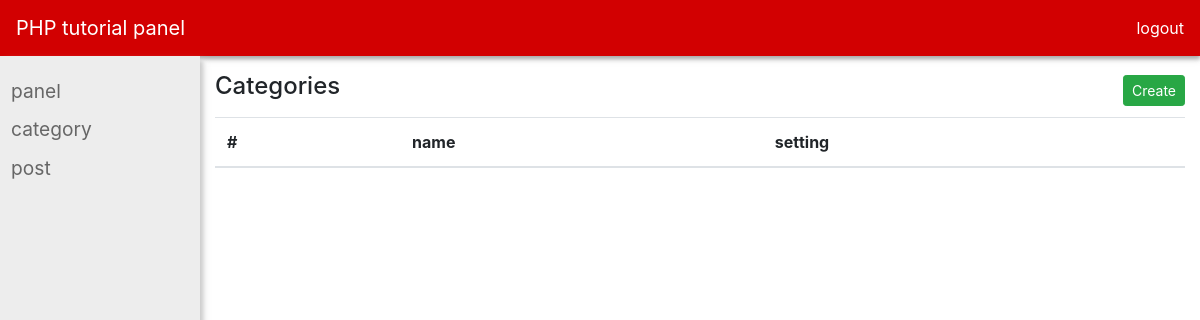
The page /panel/category/index.php on the database as committed earlier.
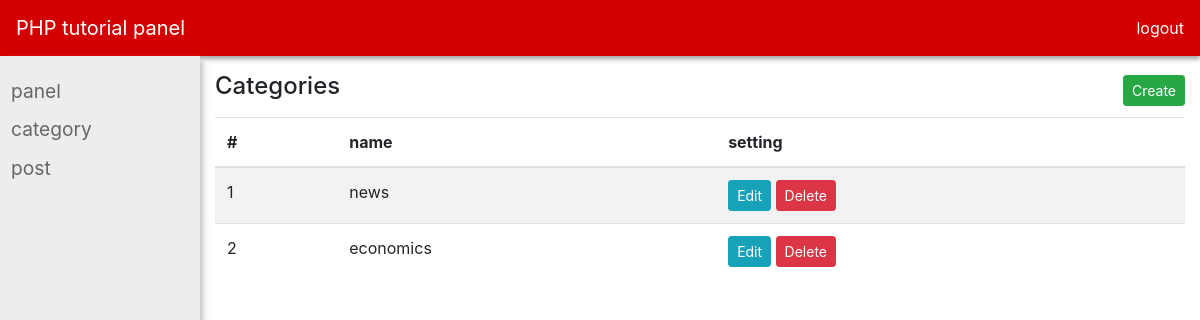
The same page on the database as committed later.
### tables this page shows
CREATE TABLE `categories` (
  `id` int(11) NOT NULL,
  `name` varchar(255) NOT NULL,
  `created_at` datetime DEFAULT NULL,
  `updated_at` datetime DEFAULT NULL
);

### functions/helpers.php (called while the page is built, shortened)
<?php
function sanitize_base_url(string $baseUrl)
{
    return rtrim($baseUrl, '/ ') . '/';
}
function asset(string $relative_path)
{
    return sanitize_base_url(BASE_URL) . trim($relative_path, '/ ');
}
function url(string $url)
{
    return sanitize_base_url(BASE_URL) . trim($url, '/ ');
}

### panel/category/index.php (the view, shortened to what this page needs)
<?php
require_once '../../functions/helpers.php';
?>
<!DOCTYPE html>
<html lang="en">
<head>
    <link rel="stylesheet" href="<?= asset('assets/css/bootstrap.min.css') ?>" media="all" type="text/css">
    <link rel="stylesheet" href="<?= asset('assets/css/style.css') ?>" media="all" type="text/css">
</head>
<body>
    <section id="app">
        <?php require_once '../layouts/top-nav.php' ?>
        <section class="container-fluid">
            <section class="row">
                <section class="col-md-2 p-0">
                    <?php require_once '../layouts/sidebar.php' ?>
                </section>
                <section class="col-md-10 pt-3">
                    <section class="mb-2 d-flex justify-content-between align-items-center">
                        <h2 class="h4">Categories</h2>
                        <a href="<?= url('panel/category/create.php') ?>" class="btn btn-sm btn-success">Create</a>
                    </section>
                    <section class="table-responsive">
                        <table class="table table-striped table-">
                            <thead>
                                <tr>
                                    <th>#</th>
                                    <th>name</th>
                                    <th>setting</th>
                                </tr>
                            </thead>
                            <tbody>
                                <?php
                                global $pdo;
                                $query = "SELECT * FROM `categories`";
                                $statement = $pdo->prepare($query);
                                $statement->execute();
                                $categories = $statement->fetchAll();
                                ?>
                                <?php foreach ($categories as $category): ?>
                                    <tr>
                                        <td><?= $category->id ?></td>
                                        <td><?= $category->name ?></td>
                                        <td>
                                            <a
                                                href="<?= url('panel/category/edit.php?cat_id=' . $category->id) ?>"
                                                class="btn btn-info btn-sm">
                                                Edit
                                            </a>
                                            <a
                                                href="<?= url('panel/category/delete.php?cat_id=' . $category->id) ?>"
                                                class="btn btn-danger btn-sm">
                                                Delete
                                            </a>
                                        </td>
                                    </tr>
                                <?php endforeach ?>
                            </tbody>
                        </table>
                    </section>
                </section>
            </section>
        </section>
    </section>
</body>
</html>

Rows that differ between the two databases and show on the page:
added categories: id "1", name "news"
added categories: id "2", name "economics"
